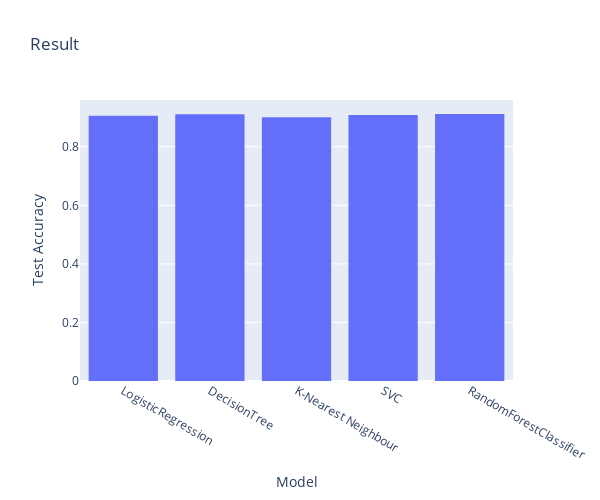

Notebook code cell kept with this figure:
### Code cell
fig = px.histogram(resultsGridSearch_df, height=500, width=600, x="Model", y="Test Accuracy", title="Result")
fig.update_xaxes( tickangle=30 )
fig.update_layout( yaxis_title="Test Accuracy" )
fig.show()

### Figure 1 — Plotly figure (JSON) as saved in the notebook; plotly's stock layout.template omitted (floating-point values rounded to 4 significant figures)
{"data": [{"alignmentgroup": "True", "bingroup": "x", "histfunc": "sum", "hovertemplate": "Model=%{x}<br>sum of Test Accuracy=%{y}<extra></extra>", "legendgroup": "", "marker": {"color": "#636efa", "pattern": {"shape": ""}}, "name": "", "offsetgroup": "", "orientation": "v", "showlegend": false, "type": "histogram", "x": ["LogisticRegression", "DecisionTree", "K-Nearest Neighbour", "SVC", "RandomForestClassifier"], "xaxis": "x", "y": [0.9061, 0.9105, 0.9006, 0.9087, 0.9116], "yaxis": "y"}], "layout": {"barmode": "relative", "height": 500, "legend": {"tracegroupgap": 0}, "title": {"text": "Result"}, "width": 600, "xaxis": {"anchor": "y", "domain": [0, 1], "tickangle": 30, "title": {"text": "Model"}}, "yaxis": {"anchor": "x", "domain": [0, 1], "title": {"text": "Test Accuracy"}}}}
